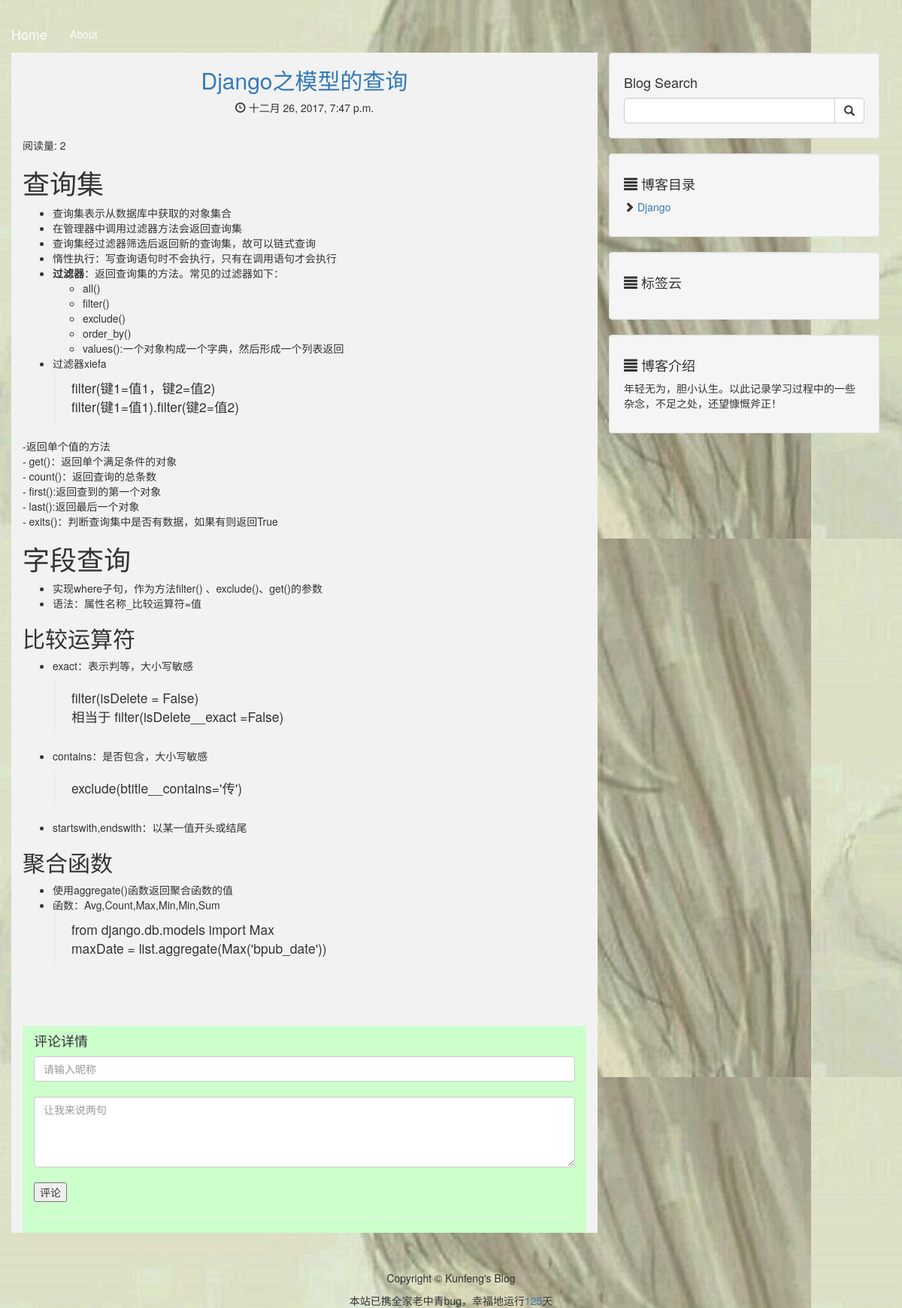
The app's page /article/1 with its own data.
### app/models.py (models this page shows, shortened)
class Article(models.Model):
    STATUS_CHOICES = (
        ('d', 'part'),
        ('p', 'Published'),
    )   # 文章的状态
    title = models.CharField('标题', max_length=100)
    body = models.TextField('正文')
    created_time = models.DateTimeField('创建时间', auto_now_add=True)
    last_modified_time = models.DateTimeField('修改时间', auto_now=True)
    status = models.CharField('文章状态', max_length=1, choices=STATUS_CHOICES)
    abstract = models.CharField('摘要', max_length=54, blank=True, null=True,
                                help_text="可选项，若为空格则摘取正文钱54个字符")
    views = models.PositiveIntegerField('浏览量', default=0)
    likes = models.PositiveIntegerField('点赞数', default=0)
    topped = models.BooleanField('置顶', default=False)
    category = models.ForeignKey('Category', verbose_name='分类',
                                 null=True,
                                 on_delete=models.SET_NULL)
    tags = models.ManyToManyField('Tag', verbose_name='标签集合', blank=True)
    class Meta:
        ordering = ['-last_modified_time']

class Category(models.Model):
    name = models.CharField('类名', max_length=20)
    created_time = models.DateTimeField('创建时间', auto_now_add=True)
    last_modified_time = models.DateTimeField('修改时间', auto_now=True)

### app/views.py (the view)
# urls.py: url(r'^article/(?P<article_id>\d+)$', cache_page(60 * 15)(views.ArticleDetailView.as_view()), name='detail'),
class ArticleDetailView(DetailView):
    model = Article
    template_name = 'blog/detail.html'
    context_object_name = "article"
    pk_url_kwarg = 'article_id'
    def get_object(self, queryset=None):
        obj = super(ArticleDetailView, self).get_object()
        obj.views += 1
        obj.save()
        obj.body = markdown.markdown(obj.body, safe_mode='escape',
        extensions=[
            'markdown.extensions.nl2br',
            'markdown.extensions.fenced_code'
        ])
        return obj
    def get_context_data(self, **kwargs):
        kwargs['comment_list'] = self.object.blogcomment_set.all()
        kwargs['form'] = BlogCommentForm()
        kwargs['category_list'] = Category.objects.all().order_by('name')
        kwargs['tag_list'] = Tag.objects.all().order_by('name')
        return super(ArticleDetailView, self).get_context_data(**kwargs)

### app/forms.py
class BlogCommentForm(forms.ModelForm):
    class Meta:
        model = BlogComment
        fields = ['user_name', 'body']
        widgets = {
            'user_name': forms.TextInput(attrs={
                'class': 'form-control',
                'placeholder': '请输入昵称',
                'aria-describedby': 'sizing-addon1',
            }),
            'body': forms.Textarea(attrs={'placeholder': '让我来说两句',
                                          'class': 'form-control',
                                          'rows': 4,
                                          }),
        }

### app/templates/blog/detail.html
{% extends 'blog/base.html' %}
{% block content %}
<div class="container">
    <div class="row">
        <div class="col-md-8" style ='background-color: #f2f2f2;'>
            <div class="text-center">
                <h2><a href="{% url 'app:detail' article.pk %}">{{ article.title }}</a></h2>
                <p><span class="glyphicon glyphicon-time"></span> {{ article.created_time }}</p>
                <br>
            </div>
            <span class="post-views">阅读量: {{ article.views }}</span>
            <div>
            <p class="lead">{{ article.body | safe}}</p>
            </div>
            <hr><br><br>
            {% include 'blog/comment.html' %}
        </div>
        <div class="col-md-4">
            <div class="well">
                <h4>Blog Search</h4>
                <form action="/search/" method="get">
                    <div class="input-group">
                        <input type="text" name="search_for" class="form-control">
                        <span class="input-group-btn">
                            <button class="btn btn-default" type="submit">
                                <span class="glyphicon glyphicon-search"></span>
                        </button>
                        </span>
                    </div>
                </form>
            </div>
            {% include "blog/category.html" %}
            <div class="well">
                <h4><span class="glyphicon glyphicon-align-justify"></span>    博客介绍</h4>
                <p>年轻无为，胆小认生。以此记录学习过程中的一些杂念，不足之处，还望慷慨斧正！</p>
            </div>
        </div>
    </div>
</div>
{% endblock content %}

### app/templates/blog/base.html (shortened to what this page needs)
{% load staticfiles %}
<!DOCTYPE html>
<html lang="zh-cn">
<head>
    <link href="{% static 'css/bootstrap.min.css' %}" rel="stylesheet">
    <link href="{% static 'css/blog-home.css' %}" rel="stylesheet">
</head>
<body style="background-image:url({% static 'images/bg.jpg' %});
        background-attachment:fixed" >
    <nav class="navbar my-navbar navbar-fixed-top" role="navigation" >
        <div class="container-fluid" >
            <div class="navbar-header"  >
                <a class="navbar-brand" href="{% url 'app:index' %}">Home</a>
            </div>
            <div class="collapse navbar-collapse" id="bs-example-navbar-collapse-1">
                <ul class="nav navbar-nav">
                    <li>
                        <a href="{% url 'app:about_me' %}">About</a>
                    </li>
                </ul>
            </div>
        </div>
    </nav>
    {% block content %}{% endblock content %}
    <footer>
        <div class="row">
            <div class="col-lg-12">
                <p style="text-align: center;">Copyright &copy; Kunfeng's Blog</p>
            </div>
            <div class="col-lg-12" style="text-align: center;">
                 本站已携全家老中青bug，幸福地运行<a id="days">0</a>天</a>
            </div>
        </div>
    </footer>
</body>
</html>

### app/templates/blog/comment.html (shortened to what this page needs)
<div class="col-sm-12" style ='background-color: #ccffcc;'>
    <h4 class="'lead">评论详情</h4>
    <form method="post" action="{% url 'app:comment' article.pk %}">
        {% for field in form %}
        {{ field }}
        <br>
        {% endfor %}
        <button type="submit">评论</button>
    </form>
    <hr>
</div>

### app/templates/blog/category.html (shortened to what this page needs)
<div class="well">
    <h4><span class="glyphicon glyphicon-align-justify"></span>    博客目录</h4>
    <div class="row">
        <div class="col-lg-6">
            <ul class="list-unstyled">
            {% for category in category_list %}
                <li class="cat-item"><span class="glyphicon glyphicon-chevron-right"></span><a
                        href="{% url 'app:category' category.pk %}">    {{ category.name }}</a>
                </li>
            {% endfor %}
            </ul>
        </div>
    </div>
</div>
<div class="well">
    <h4><span class="glyphicon glyphicon-align-justify"></span>    标签云</h4>
    <div class="row">
        <div class="col-lg-6">
        </div>
    </div>
</div>

### app/static/css/blog-home.css (style rules this page uses)
body { padding-top: 70px; }
footer { margin: 50px 0; }

### app/templates/blog/base.html (style rules this page uses)
html, body { width:100%;height:100%; }
.my-navbar { padding:20px 0;transition: background 0.5s ease-in-out, padding 0.5s ease-in-out; }
.my-navbar a { background:transparent !important;color:#fff !important }
.my-navbar a { transition: color 0.5s ease-in-out; }

### records on screen
Article: title "Django之模型的查询", created_time "十二月 26, 2017, 7:47 p.m.", views "2", body "查询集 查询集表示从数据库中获取的对象集合 在管理器中调用过滤器方法会返回查询集 查询集经过滤器筛选后返回新的查询集，故可以链式查询 惰性执行：写查询语句时不会执行，只有在调用语句才会执行 过滤器 ：返回查询集的方法。常见的过滤器如下： all() filter() exclude() order_by() values():一个对象构成一个字典，然后形成一个列表返回 过滤器xiefa filter(键1=值1，键2=值2) filter(键1=值1).filter(键2=值2) -返回单个值的方法 - get()：返回单个满足条件的对象 - count()：返回查询的总条数 - first():返回查到的第一个对象 - last():返回最后一个对象 - exits()：判断查询集中是否有数据，如果有则返回True 字段查询 实现where子句，作为方法filter() 、exclude()、get()的参数 语法：属性名称_比较运算符=值 比较运算符 exact：表示判等，大小写敏感 filter(isDelete = False) 相当于 filter(isDelete__exact =False) contains：是否包含，大小写敏感 exclude(btitle__contains='传') startswith,endswith：以某一值开头或结尾 聚合函数 使用aggregate()函数返回聚合函数的值 函数：Avg,Count,Max,Min,Min,Sum from django.db.models import Max maxDate =…"
Category: name "Django"
